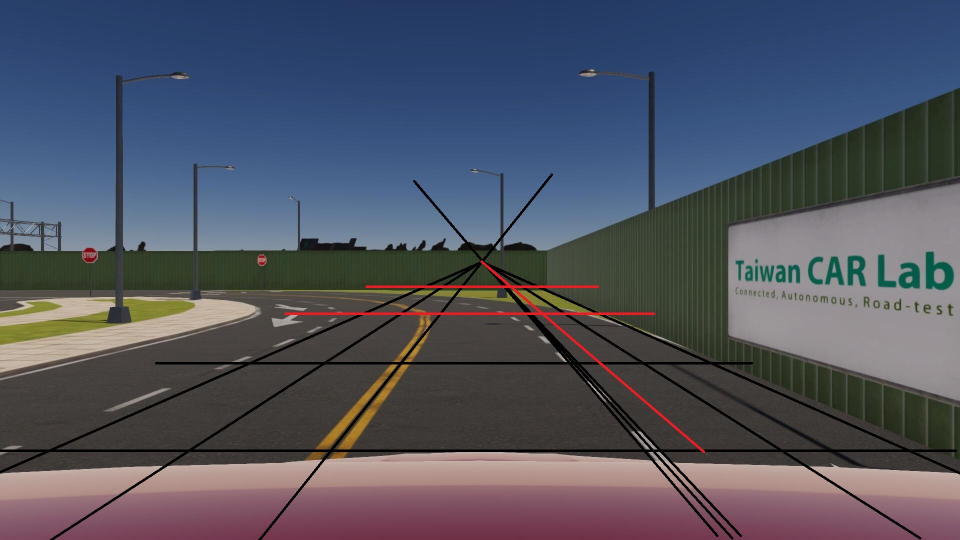
#> input picture Lab6 lane following/testing/tmp.jpg, 1920 x 1080 px (shown at 1/2 size)
$ python lane_detection.py
#> lines starting #> are read from the running program, lines starting #| are printed output that depends on the picture; after the words box and inside, x2 and y2 are one past the last pixel; in counts of white or black regions, pixels touching at a corner belong together
import cv2
import numpy as np

img = cv2.imread("./tmp.jpg", cv2.IMREAD_COLOR)
#> img is the input picture: shape (1080, 1920, 3); mean B, G, R 96.8, 83.8, 80.8
img_org = cv2.imread("tmp.jpg", cv2.IMREAD_COLOR)

img_height, img_width = img.shape[:2]
#> img_height = 1080; img_width = 1920

src = np.float32([[100, 901], [1820, 901],
                  [498, 726], [1422, 726]])
dst = np.float32([[100, 1080], [1820, 1080],
                  [100, 0], [1820, 0]])


M = cv2.getPerspectiveTransform(src, dst)
img_warped = cv2.warpPerspective(img, M, [img_width, img_height])
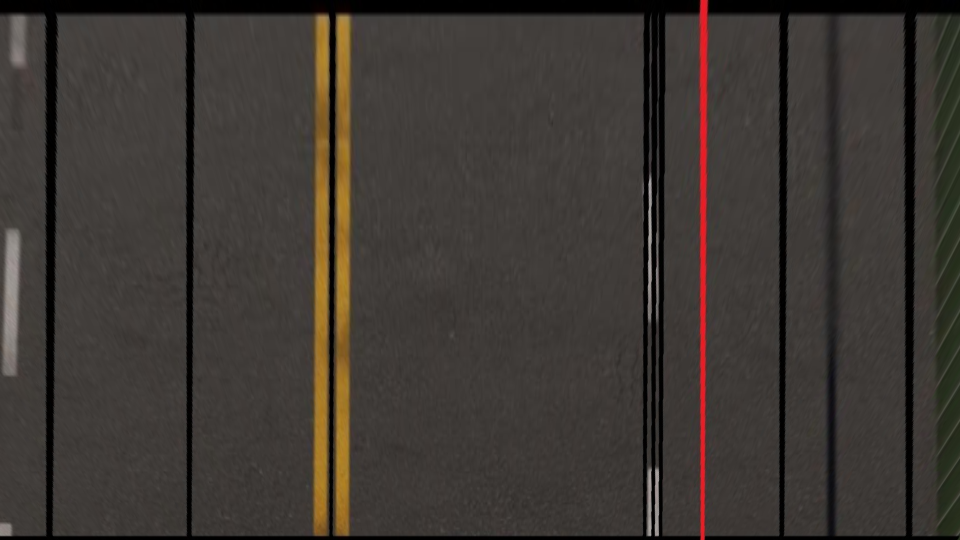
#> img_warped: shape (1080, 1920, 3) (shown at 1/2 size); mean B, G, R 51.5, 56.3, 62

img_hsv = cv2.cvtColor(img_warped, cv2.COLOR_BGR2HSV)
#> img_hsv: shape (1080, 1920, 3); mean H, S, V 17.4, 43.4, 62.2
mask_yello = cv2.inRange(img_hsv, (14,127,0), (20,255,255))
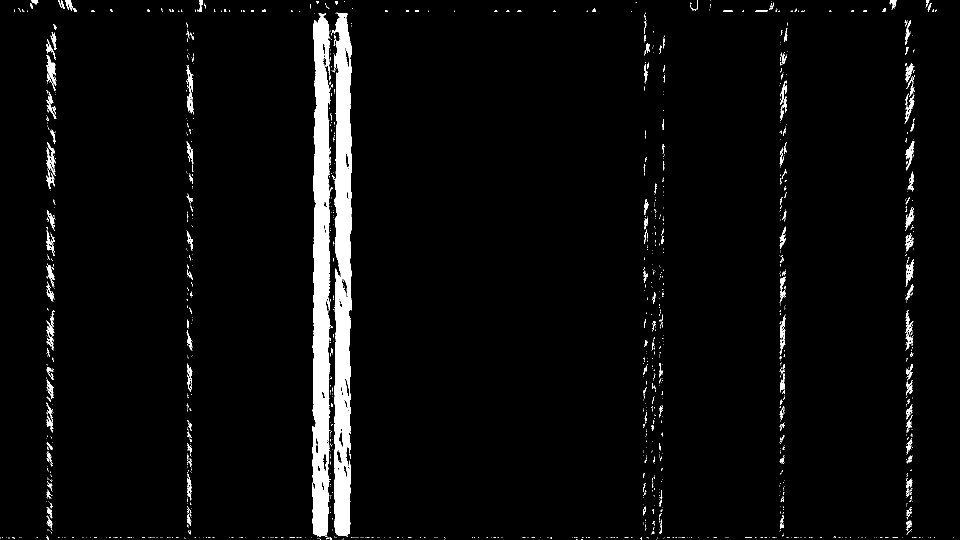
#> mask_yello: shape (1080, 1920) (shown at 1/2 size); 3.8% white; 1395 white regions (1205 under 20 px), largest, box (x1, y1, x2, y2) and area: (624, 27, 662, 1073) 29865, (667, 25, 704, 1073) 29262, (373, 130, 388, 229) 575
mask_white = cv2.inRange(img_hsv, (0,0,127), (279,25,255))
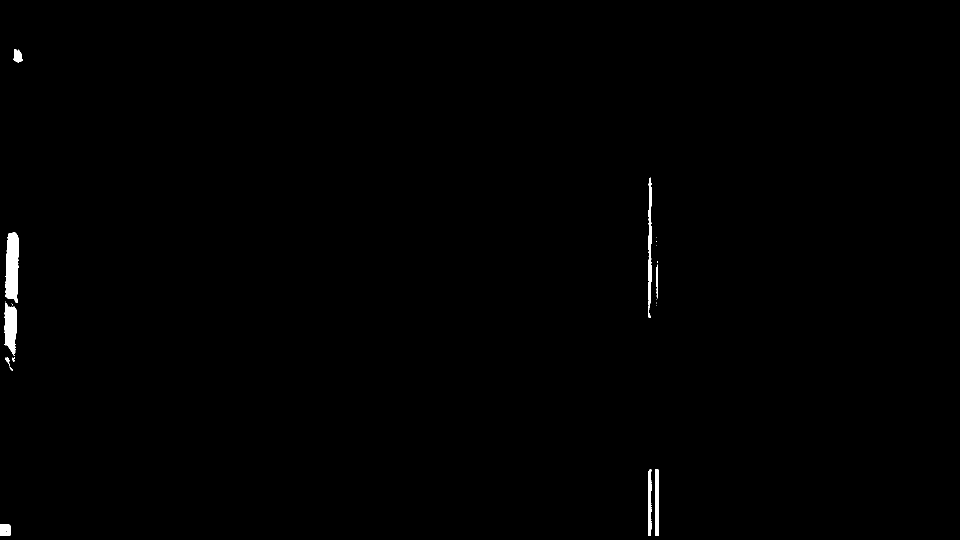
#> mask_white: shape (1080, 1920) (shown at 1/2 size); 0.44% white; 22 white regions (11 under 20 px), largest, box (x1, y1, x2, y2) and area: (11, 465, 38, 606) 3085, (9, 605, 34, 712) 1950, (1296, 355, 1303, 636) 1351
mask_lane = cv2.bitwise_or(mask_yello, mask_white)
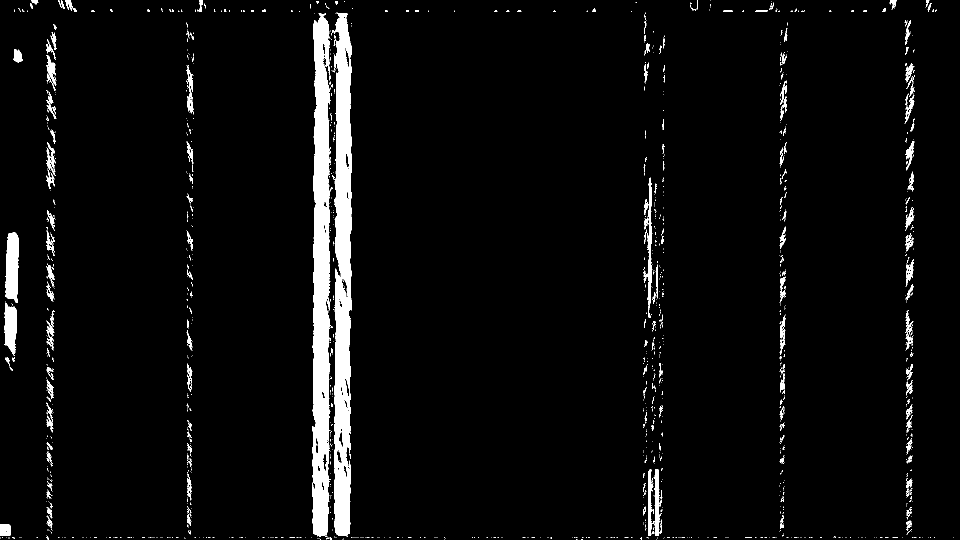
#> mask_lane: shape (1080, 1920) (shown at 1/2 size); 4.3% white; 1414 white regions (1213 under 20 px), largest, box (x1, y1, x2, y2) and area: (624, 27, 662, 1073) 29865, (667, 25, 704, 1073) 29262, (11, 465, 38, 606) 3085


print(img_height, img_width)
#| 1080 1920
# cv2.imshow("warped", img_warped)
cv2.imshow("warped", mask_lane)
cv2.waitKey(0)

histogram = np.sum(mask_lane[img_height // 2:, :], axis=0)
#> histogram = 1920 values, max 135660 at index 641, min 0 at index 36, mean 6141
